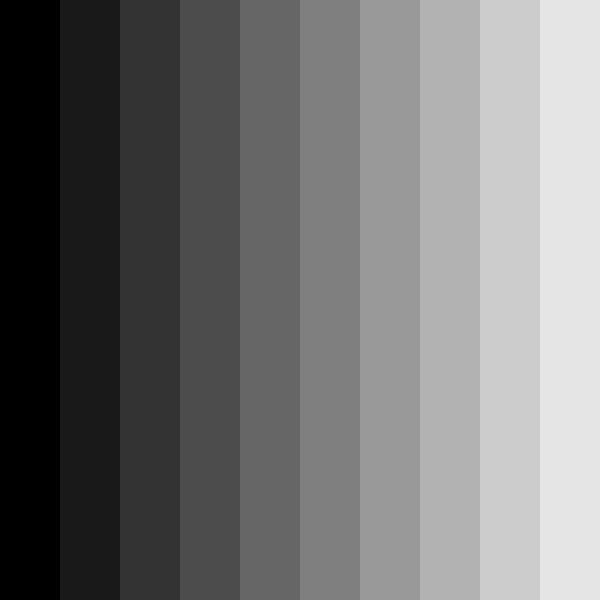
Frame 1 (no input)
Frame 60 (the mouse pressed at the canvas centre just before this capture): identical to frame 1, image omitted
Frame 120 (the mouse held since frame 60 and released just before this capture): identical to frame 1, image omitted

The Processing sketch that drew this single still picture (run headless with seeded random() and noise(); from frame 60 on, the mouse is pressed at the canvas centre):

// Processing sketch: GrayScaleBarsExample
// ── GrayScaleBarsExample.pde

// Declare a constant for the number of bars shown
final int NUM_BARS=10;

// Declare a new array defining the x positions of a bars
float[] positions;

// Setup method
void setup() {
  // 600x600 sketch please
  size(600, 600); 
  // Create an empty positions array
  positions = new float[ NUM_BARS ];
  // Fill the array
  for (int index=0; index<positions.length; index++) {
    positions[ index ] = index * 60;
  }
}

// Draw method
void draw() {
  // Start with a white background
  background(255);
  // No stroke on the bars required
  noStroke();
  // Iterate over the bars
  for (int index=0; index<positions.length; index++) {
    // Determine the colour of the current bar
    color fillColor = getFillColor(index);
    // Draw the bar
    fill(fillColor);
    rect(positions[index], 0, width/positions.length, height);
  }
}

// A function to get a gray scale color given an array index
color getFillColor(int arrayPositionIndex) {
  color result = color( 255.0 * arrayPositionIndex/positions.length);
  return result;
}
